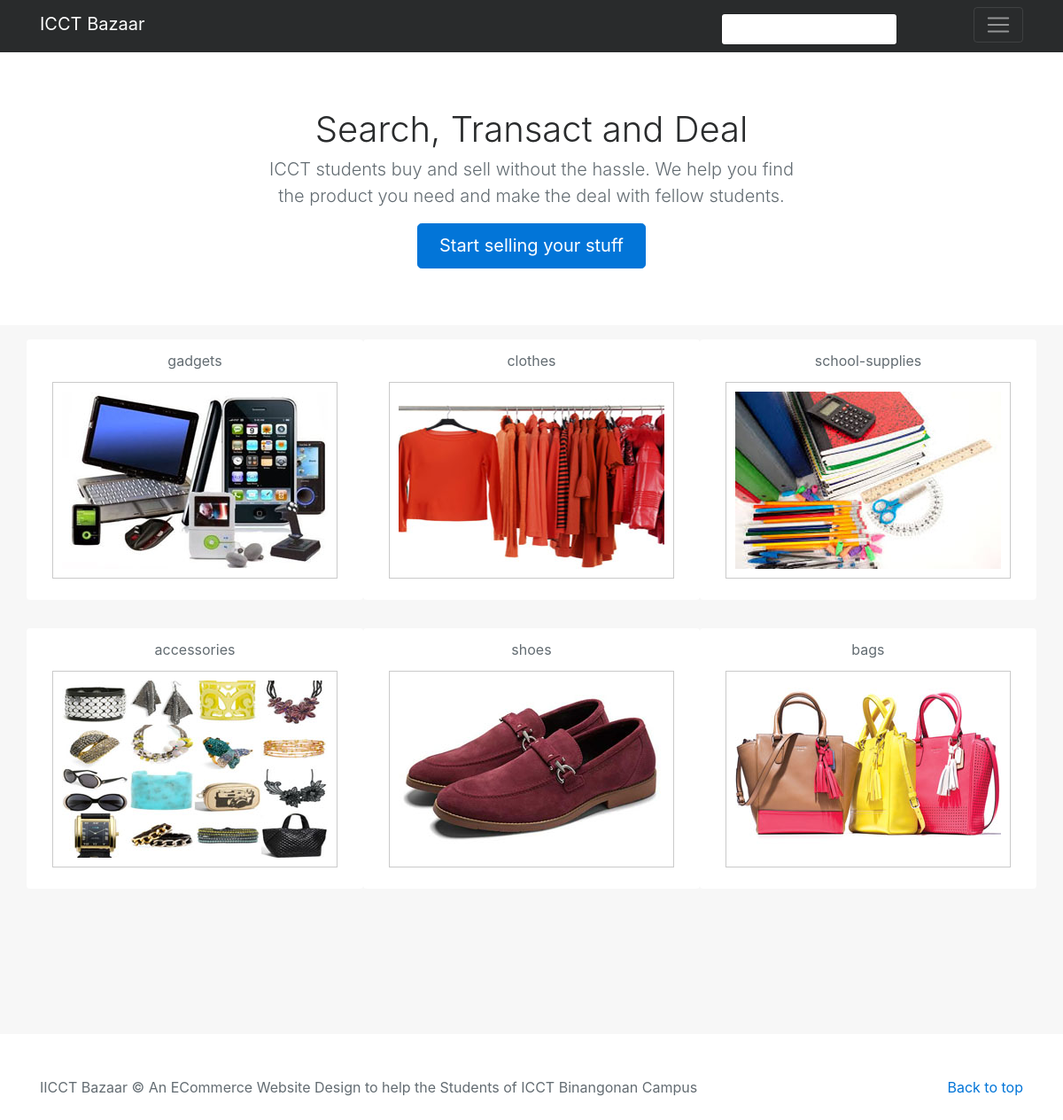
Before: / with the older database file.
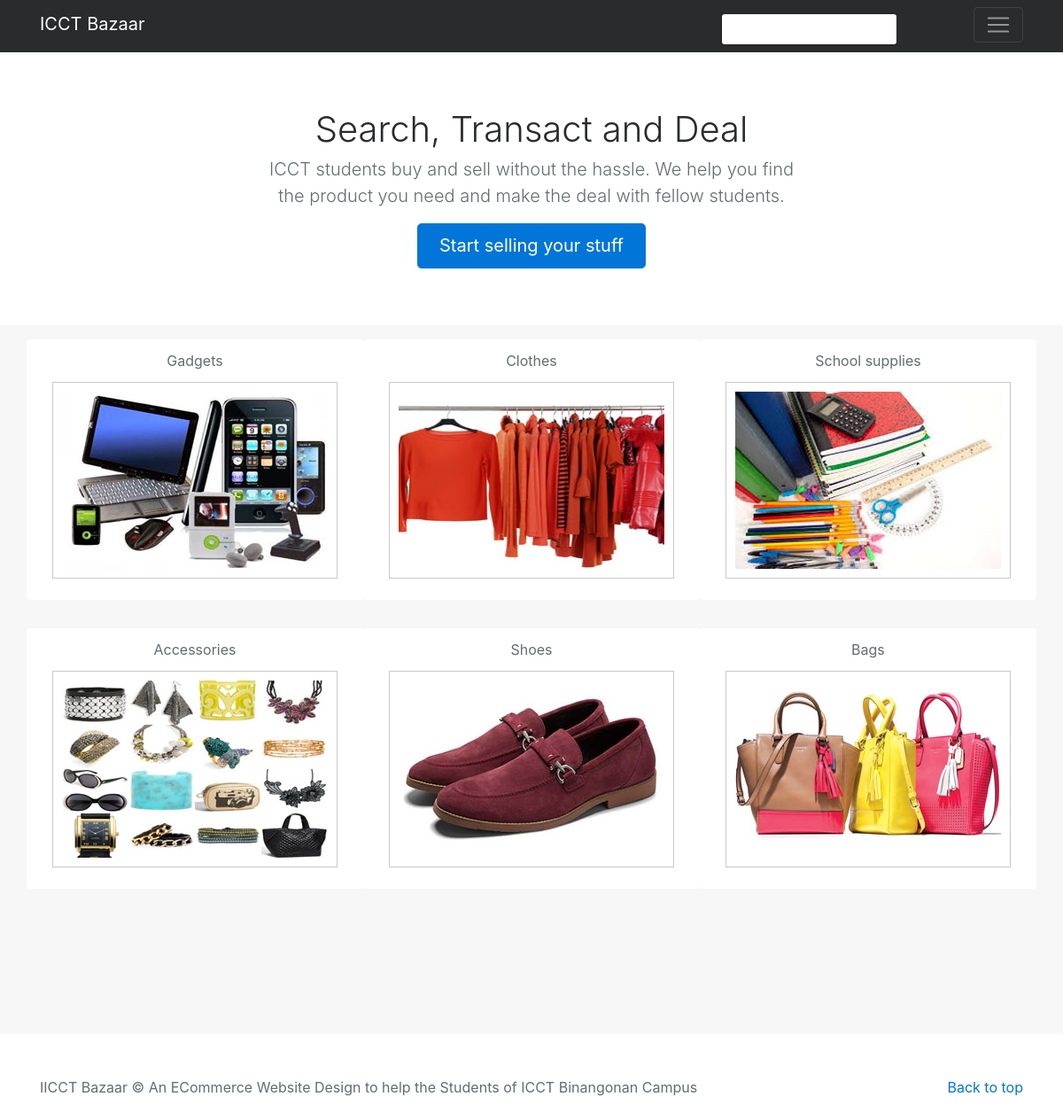
After: the same page with the newer database file.
### tables this page shows
CREATE TABLE `tb_site_info` (
  `id` int(11) NOT NULL,
  `title` varchar(50) NOT NULL,
  `tagline` text NOT NULL
);

CREATE TABLE `tb_item_category` (
  `id` int(11) NOT NULL,
  `name` varchar(100) NOT NULL,
  `theme` text NOT NULL,
  `image_url` text NOT NULL
);

### lib/meekrodb.2.3.class.php (called while the page is built, shortened)
<?php
class DB {
  protected static $mdb = null;
  public static function getMDB() {
    $mdb = DB::$mdb;
    if ($mdb === null) {
      $mdb = DB::$mdb = new MeekroDB();
    }
    $db_class_vars = get_class_vars('DB');
    return $mdb;
  }
  public static function query() { $args = func_get_args(); return call_user_func_array(array(DB::getMDB(), 'query'), $args); }
  public static function queryFirstRow() { $args = func_get_args(); return call_user_func_array(array(DB::getMDB(), 'queryFirstRow'), $args); }
}
class MeekroDB {
  public $dbName = '';
  public $user = '';
  public $password = '';
  public $host = 'localhost';
  public $port = null;
  public $encoding = 'latin1';
  public $connect_options = array(MYSQLI_OPT_CONNECT_TIMEOUT => 30);
  public $internal_mysql = null;
  public function __construct($host=null, $user=null, $password=null, $dbName=null, $port=null, $encoding=null) {
    if ($host === null) $host = DB::$host;
    if ($user === null) $user = DB::$user;
    if ($password === null) $password = DB::$password;
    if ($dbName === null) $dbName = DB::$dbName;
    if ($port === null) $port = DB::$port;
    if ($encoding === null) $encoding = DB::$encoding;
    $this->host = $host;
    $this->user = $user;
    $this->password = $password;
    $this->dbName = $dbName;
    $this->port = $port;
    $this->encoding = $encoding;
  }
  public function get() {
    $mysql = $this->internal_mysql;
    if (!($mysql instanceof MySQLi)) {
      if (! $this->port) $this->port = ini_get('mysqli.default_port');
      $mysql = new mysqli();
      foreach ($this->connect_options as $key => $value) {
        $mysql->options($key, $value);
      }
      $mysql->set_charset($this->encoding);
      $this->internal_mysql = $mysql;
    }
    return $mysql;
  }
  protected function preparseQueryParams() {
    $args = func_get_args();
    $sql = trim(strval(array_shift($args)));
    $args_all = $args;
    if (count($args_all) == 0) return array($sql);
    $chunkyQuery = array();
    return $chunkyQuery;
  }
  protected function parseQueryParams() {
    $args = func_get_args();
    $chunkyQuery = call_user_func_array(array($this, 'preparseQueryParams'), $args);
    $query = '';
    foreach ($chunkyQuery as $chunk) {
      if (is_string($chunk)) {
        $query .= $chunk;
        continue;
      }
      $result = '';
      $query .= $result;
    }
    return $query;
  }
  protected function prependCall($function, $args, $prepend) { array_unshift($args, $prepend); return call_user_func_array($function, $args); }
  public function query() { $args = func_get_args(); return $this->prependCall(array($this, 'queryHelper'), $args, 'assoc'); }
  protected function queryHelper() {
    $args = func_get_args();
    $type = array_shift($args);
    $db = $this->get();
    $is_buffered = true;
    $row_type = 'assoc';
    $full_names = false;
    $sql = call_user_func_array(array($this, 'parseQueryParams'), $args);
    $result = $db->query($sql, $is_buffered ? MYSQLI_STORE_RESULT : MYSQLI_USE_RESULT);
    $return = array();
    while ($row = ($row_type == 'assoc' ? $result->fetch_assoc() : $result->fetch_row())) {
      $return[] = $row;
    }
    return $return;
  }
  public function queryFirstRow() {
    $args = func_get_args();
    $result = call_user_func_array(array($this, 'query'), $args);
    return reset($result);
  }
}
?>

### index.php (the view, shortened to what this page needs)
<?php
include('includes/header.php');
?>
    <section class="jumbotron text-center">
      <div class="container">
        <h1 class="jumbotron-heading">Search, Transact and Deal</h1>
        <p class="lead text-muted"><?php echo $site_data['tagline']; ?></p>
        <p>
          <a href="<?php echo isset($_SESSION['userdata']) ? 'mystuff.php' : 'register.php' ; ?>" class="btn btn-lg btn-primary">Start selling your stuff</a>
        </p>
      </div>
    </section>
    <div class="album text-muted">
      <div class="container">
        <div class="row">
          <?php foreach($item_categories as $key=>$category){ ?>
          <div class="card text-center">
            <?php echo $category['name']; ?>
            <a href="category.php?id=<?php echo $category['id'] ?>">
              <img src="<?php echo $category['image_url'] ?>" alt="<?php echo $category['name']; ?>">
            </a>
          </div>
          <?php } ?>
        </div>
      </div>
    </div>
  <?php include('includes/footer.php'); ?>

### includes/header.php (shortened to what this page needs)
<?php
include('lib/meekrodb.2.3.class.php');
$site_data = DB::queryFirstRow("SELECT * FROM tb_site_info");
$item_categories = DB::query("SELECT * FROM tb_item_category");
?>
<!DOCTYPE html>
<html lang="en">
  <head>
    <link href="dist/css/bootstrap.min.css" rel="stylesheet">
    <link href="css/styles.css" rel="stylesheet">
  </head>
  <body>
    <div class="navbar navbar-inverse bg-inverse">
      <div class="container d-flex justify-content-between">
        <a href="/icct-bazaar" class="navbar-brand"><?php echo $site_data['title']; ?></a>
        <form class="navbar-form navbar-search" role="search" style="  margin-top: 7px;">
                <div class="input-group">
                    <input type="text" class="form-control">
                </div>
            </form>
        <button class="navbar-toggler" type="button" data-toggle="collapse" data-target="#navbarHeader" aria-controls="navbarHeader" aria-expanded="false" aria-label="Toggle navigation">
          <span class="navbar-toggler-icon"></span>
        </button>
      </div>
    </div>
    <div class="container">
        <div class="row">
          <div class="col-sm-12" style="text-align:right">
          </div>
        </div>
    </div>

### includes/footer.php (shortened to what this page needs)
  <footer class="text-muted">
      <div class="container">
        <p class="float-right">
          <a href="#">Back to top</a>
        </p>
        <p>IICCT Bazaar &copy; An ECommerce Website Design to help the Students of ICCT Binangonan Campus</p>
      </div>
    </footer>
  </body>
</html>

### css/styles.css (style rules this page uses)
.navbar { margin-bottom: 0; }
.navbar-brand { width: 60%; }
.jumbotron { padding-top: 2rem; padding-bottom: 4rem; margin-bottom: 0; background-color: #fff; }
.jumbotron p:last-child { margin-bottom: 0; }
.jumbotron-heading { font-weight: 300; }
.jumbotron .container { max-width: 40rem; }
.album { min-height: 50rem; padding-top: 1rem; padding-bottom: 1rem; background-color: #f7f7f7; }
.card { float: left; width: 33.333%; padding: .75rem; margin-bottom: 2rem; border: 0; display: inline-block; overflow: hidden; }
.card > a img { margin-top: .75rem; margin-bottom: .75rem; border:1px solid #cacaca; padding:10px; width:100% -webkit-transition: all .2s ease; -moz-transition: all .2s ease; -ms-transition: all .2s ease; -o-transition: all .2s ease; transition: all .2s ease; vertical-align: middle; }
footer { padding-top: 3rem; padding-bottom: 3rem; }
footer p { margin-bottom: .25rem; }
input[type=text], input[type=password], select { font-size:14px; padding:8px; }

### index.php (style rules this page uses)
.jumbotron { margin-top:2em; }

Changed rows visible on the page:
changed tb_item_category: name "gadgets" → "Gadgets"
changed tb_item_category: name "clothes" → "Clothes"
changed tb_item_category: name "school-supplies" → "School supplies"
changed tb_item_category: name "accessories" → "Accessories"
changed tb_item_category: name "shoes" → "Shoes"
changed tb_item_category: name "bags" → "Bags"
